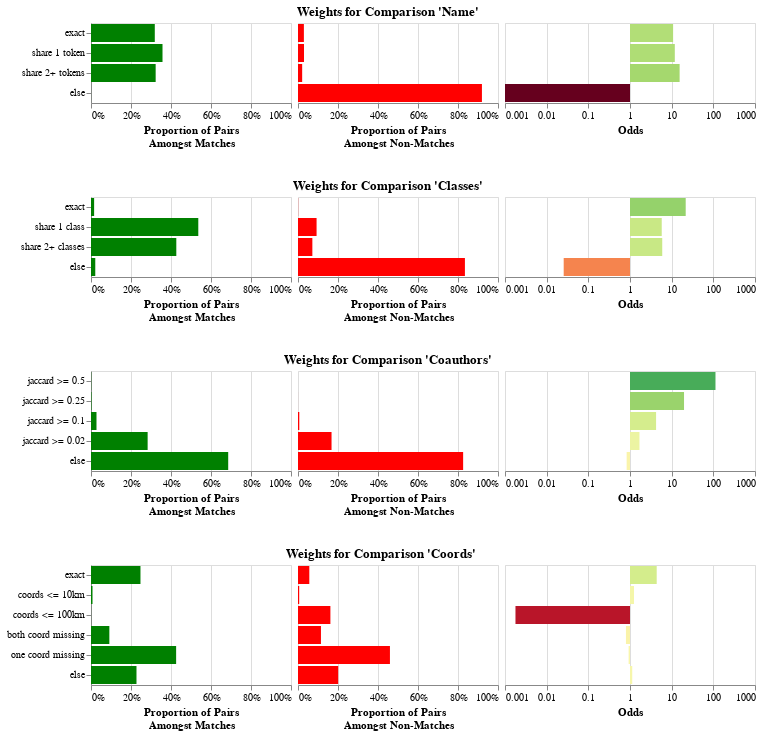

Notebook cell for this chart:
### Markdown cell above
The result above is the blocked table, with a column added for every `Comparison`.
The value of each column is the level that the record pair matched at.
For example, there is now a "Name" column,
filled with values like "exact", "share 1 token", etc.

Now that we have our features, we can use the Fellegi-Sunter model to train weights
for each of these features. This is a probabilistic model that is based on the concept
of odds. When you see an exact match on name, that increases the odds of a match
by some amount, maybe 10x. When you see a non-match on name, that decreases the odds
of a match by some amount, maybe 0.1x. We can either train this from labeled data,
or we can use unlabeled data using an algorithm called "Expectation Maximization".

### Code cell
weights = mismo.fs.train_using_em(
    comparisons, featured, featured, max_pairs=100_000, seed=42
)
# Can save and load weights
# weights.to_json("weights.json")
# weights = ComparisonWeights.from_json("weights.json")
weights.plot()

### Figure 1 — Vega-Lite specification as saved in the notebook (floating-point values rounded to 4 significant figures)
{"config": {"view": {"continuousWidth": 300, "continuousHeight": 300}}, "vconcat": [{"hconcat": [{"data": {"name": "data-d81ead773fd2395e32cdabfc44e55a9e"}, "mark": {"type": "bar"}, "encoding": {"color": {"value": "green"}, "tooltip": [{"field": "level", "title": "Level", "type": "nominal"}, {"field": "m", "format": "%", "title": "Proportion Amongst Matching Pairs", "type": "quantitative"}, {"field": "u", "format": "%", "title": "Proportion Amongst Non-Matching Pairs", "type": "quantitative"}, {"field": "odds", "format": "f", "title": "Odds", "type": "quantitative"}, {"field": "explanation", "title": "Explanation", "type": "nominal"}], "x": {"axis": {"format": "%"}, "field": "m", "scale": {"domain": [0, 1]}, "title": ["Proportion of Pairs", "Amongst Matches"], "type": "quantitative"}, "y": {"axis": {}, "field": "level", "sort": {"field": "level_order"}, "title": null, "type": "nominal"}}, "name": "view_2", "width": 200}, {"data": {"name": "data-d81ead773fd2395e32cdabfc44e55a9e"}, "mark": {"type": "bar"}, "encoding": {"color": {"value": "red"}, "tooltip": [{"field": "level", "title": "Level", "type": "nominal"}, {"field": "m", "format": "%", "title": "Proportion Amongst Matching Pairs", "type": "quantitative"}, {"field": "u", "format": "%", "title": "Proportion Amongst Non-Matching Pairs", "type": "quantitative"}, {"field": "odds", "format": "f", "title": "Odds", "type": "quantitative"}, {"field": "explanation", "title": "Explanation", "type": "nominal"}], "x": {"axis": {"format": "%"}, "field": "u", "scale": {"domain": [0, 1]}, "title": ["Proportion of Pairs", "Amongst Non-Matches"], "type": "quantitative"}, "y": {"axis": null, "field": "level", "sort": {"field": "level_order"}, "title": null, "type": "nominal"}}, "name": "view_3", "width": 200}, {"data": {"name": "data-d81ead773fd2395e32cdabfc44e55a9e"}, "mark": {"type": "bar"}, "encoding": {"color": {"field": "log_odds", "legend": null, "scale": {"domainMax": 3, "domainMid": 0, "domainMin": -3, "scheme": "redyellowgreen"}, "title": "Log Odds", "type": "quantitative"}, "tooltip": [{"field": "level", "title": "Level", "type": "nominal"}, {"field": "m", "format": "%", "title": "Proportion Amongst Matching Pairs", "type": "quantitative"}, {"field": "u", "format": "%", "title": "Proportion Amongst Non-Matching Pairs", "type": "quantitative"}, {"field": "odds", "format": "f", "title": "Odds", "type": "quantitative"}, {"field": "explanation", "title": "Explanation", "type": "nominal"}], "x": {"axis": {"labelExpr": "pow(10,datum.value)"}, "field": "log_odds", "scale": {"domain": [-3, 3]}, "title": "Odds", "type": "quantitative"}, "y": {"axis": null, "field": "level", "sort": {"field": "level_order"}, "title": null, "type": "nominal"}}, "name": "view_4", "width": 250}], "spacing": 5, "title": {"text": "Weights for Comparison 'Name'", "anchor": "middle"}}, {"hconcat": [{"data": {"name": "data-2c593483594fc889a487f80a036ef4c4"}, "mark": {"type": "bar"}, "encoding": {"color": {"value": "green"}, "tooltip": [{"field": "level", "title": "Level", "type": "nominal"}, {"field": "m", "format": "%", "title": "Proportion Amongst Matching Pairs", "type": "quantitative"}, {"field": "u", "format": "%", "title": "Proportion Amongst Non-Matching Pairs", "type": "quantitative"}, {"field": "odds", "format": "f", "title": "Odds", "type": "quantitative"}, {"field": "explanation", "title": "Explanation", "type": "nominal"}], "x": {"axis": {"format": "%"}, "field": "m", "scale": {"domain": [0, 1]}, "title": ["Proportion of Pairs", "Amongst Matches"], "type": "quantitative"}, "y": {"axis": {}, "field": "level", "sort": {"field": "level_order"}, "title": null, "type": "nominal"}}, "name": "view_5", "width": 200}, {"data": {"name": "data-2c593483594fc889a487f80a036ef4c4"}, "mark": {"type": "bar"}, "encoding": {"color": {"value": "red"}, "tooltip": [{"field": "level", "title": "Level", "type": "nominal"}, {"field": "m", "format": "%", "title": "Proportion Amongst Matching Pairs", "type": "quantitative"}, {"field": "u", "format": "%", "title": "Proportion Amongst Non-Matching Pairs", "type": "quantitative"}, {"field": "odds", "format": "f", "title": "Odds", "type": "quantitative"}, {"field": "explanation", "title": "Explanation", "type": "nominal"}], "x": {"axis": {"format": "%"}, "field": "u", "scale": {"domain": [0, 1]}, "title": ["Proportion of Pairs", "Amongst Non-Matches"], "type": "quantitative"}, "y": {"axis": null, "field": "level", "sort": {"field": "level_order"}, "title": null, "type": "nominal"}}, "name": "view_6", "width": 200}, {"data": {"name": "data-2c593483594fc889a487f80a036ef4c4"}, "mark": {"type": "bar"}, "encoding": {"color": {"field": "log_odds", "legend": null, "scale": {"domainMax": 3, "domainMid": 0, "domainMin": -3, "scheme": "redyellowgreen"}, "title": "Log Odds", "type": "quantitative"}, "tooltip": [{"field": "level", "title": "Level", "type": "nominal"}, {"field": "m", "format": "%", "title": "Proportion Amongst Matching Pairs", "type": "quantitative"}, {"field": "u", "format": "%", "title": "Proportion Amongst Non-Matching Pairs", "type": "quantitative"}, {"field": "odds", "format": "f", "title": "Odds", "type": "quantitative"}, {"field": "explanation", "title": "Explanation", "type": "nominal"}], "x": {"axis": {"labelExpr": "pow(10,datum.value)"}, "field": "log_odds", "scale": {"domain": [-3, 3]}, "title": "Odds", "type": "quantitative"}, "y": {"axis": null, "field": "level", "sort": {"field": "level_order"}, "title": null, "type": "nominal"}}, "name": "view_7", "width": 250}], "spacing": 5, "title": {"text": "Weights for Comparison 'Classes'", "anchor": "middle"}}, {"hconcat": [{"data": {"name": "data-5d95bd04d756d96252ffbc3f807eb55d"}, "mark": {"type": "bar"}, "encoding": {"color": {"value": "green"}, "tooltip": [{"field": "level", "title": "Level", "type": "nominal"}, {"field": "m", "format": "%", "title": "Proportion Amongst Matching Pairs", "type": "quantitative"}, {"field": "u", "format": "%", "title": "Proportion Amongst Non-Matching Pairs", "type": "quantitative"}, {"field": "odds", "format": "f", "title": "Odds", "type": "quantitative"}, {"field": "explanation", "title": "Explanation", "type": "nominal"}], "x": {"axis": {"format": "%"}, "field": "m", "scale": {"domain": [0, 1]}, "title": ["Proportion of Pairs", "Amongst Matches"], "type": "quantitative"}, "y": {"axis": {}, "field": "level", "sort": {"field": "level_order"}, "title": null, "type": "nominal"}}, "name": "view_8", "width": 200}, {"data": {"name": "data-5d95bd04d756d96252ffbc3f807eb55d"}, "mark": {"type": "bar"}, "encoding": {"color": {"value": "red"}, "tooltip": [{"field": "level", "title": "Level", "type": "nominal"}, {"field": "m", "format": "%", "title": "Proportion Amongst Matching Pairs", "type": "quantitative"}, {"field": "u", "format": "%", "title": "Proportion Amongst Non-Matching Pairs", "type": "quantitative"}, {"field": "odds", "format": "f", "title": "Odds", "type": "quantitative"}, {"field": "explanation", "title": "Explanation", "type": "nominal"}], "x": {"axis": {"format": "%"}, "field": "u", "scale": {"domain": [0, 1]}, "title": ["Proportion of Pairs", "Amongst Non-Matches"], "type": "quantitative"}, "y": {"axis": null, "field": "level", "sort": {"field": "level_order"}, "title": null, "type": "nominal"}}, "name": "view_9", "width": 200}, {"data": {"name": "data-5d95bd04d756d96252ffbc3f807eb55d"}, "mark": {"type": "bar"}, "encoding": {"color": {"field": "log_odds", "legend": null, "scale": {"domainMax": 3, "domainMid": 0, "domainMin": -3, "scheme": "redyellowgreen"}, "title": "Log Odds", "type": "quantitative"}, "tooltip": [{"field": "level", "title": "Level", "type": "nominal"}, {"field": "m", "format": "%", "title": "Proportion Amongst Matching Pairs", "type": "quantitative"}, {"field": "u", "format": "%", "title": "Proportion Amongst Non-Matching Pairs", "type": "quantitative"}, {"field": "odds", "format": "f", "title": "Odds", "type": "quantitative"}, {"field": "explanation", "title": "Explanation", "type": "nominal"}], "x": {"axis": {"labelExpr": "pow(10,datum.value)"}, "field": "log_odds", "scale": {"domain": [-3, 3]}, "title": "Odds", "type": "quantitative"}, "y": {"axis": null, "field": "level", "sort": {"field": "level_order"}, "title": null, "type": "nominal"}}, "name": "view_10", "width": 250}], "spacing": 5, "title": {"text": "Weights for Comparison 'Coauthors'", "anchor": "middle"}}, {"hconcat": [{"data": {"name": "data-c96bb5b164b11d514772d2901448a4bc"}, "mark": {"type": "bar"}, "encoding": {"color": {"value": "green"}, "tooltip": [{"field": "level", "title": "Level", "type": "nominal"}, {"field": "m", "format": "%", "title": "Proportion Amongst Matching Pairs", "type": "quantitative"}, {"field": "u", "format": "%", "title": "Proportion Amongst Non-Matching Pairs", "type": "quantitative"}, {"field": "odds", "format": "f", "title": "Odds", "type": "quantitative"}, {"field": "explanation", "title": "Explanation", "type": "nominal"}], "x": {"axis": {"format": "%"}, "field": "m", "scale": {"domain": [0, 1]}, "title": ["Proportion of Pairs", "Amongst Matches"], "type": "quantitative"}, "y": {"axis": {}, "field": "level", "sort": {"field": "level_order"}, "title": null, "type": "nominal"}}, "name": "view_11", "width": 200}, {"data": {"name": "data-c96bb5b164b11d514772d2901448a4bc"}, "mark": {"type": "bar"}, "encoding": {"color": {"value": "red"}, "tooltip": [{"field": "level", "title": "Level", "type": "nominal"}, {"field": "m", "format": "%", "title": "Proportion Amongst Matching Pairs", "type": "quantitative"}, {"field": "u", "format": "%", "title": "Proportion Amongst Non-Matching Pairs", "type": "quantitative"}, {"field": "odds", "format": "f", "title": "Odds", "type": "quantitative"}, {"field": "explanation", "title": "Explanation", "type": "nominal"}], "x": {"axis": {"format": "%"}, "field": "u", "scale": {"domain": [0, 1]}, "title": ["Proportion of Pairs", "Amongst Non-Matches"], "type": "quantitative"}, "y": {"axis": null, "field": "level", "sort": {"field": "level_order"}, "title": null, "type": "nominal"}}, "name": "view_12", "width": 200}, {"data": {"name": "data-c96bb5b164b11d514772d2901448a4bc"}, "mark": {"type": "bar"}, "encoding": {"color": {"field": "log_odds", "legend": null, "scale": {"domainMax": 3, "domainMid": 0, "domainMin": -3, "scheme": "redyellowgreen"}, "title": "Log Odds", "type": "quantitative"}, "tooltip": [{"field": "level", "title": "Level", "type": "nominal"}, {"field": "m", "format": "%", "title": "Proportion Amongst Matching Pairs", "type": "quantitative"}, {"field": "u", "format": "%", "title": "Proportion Amongst Non-Matching Pairs", "type": "quantitative"}, {"field": "odds", "format": "f", "title": "Odds", "type": "quantitative"}, {"field": "explanation", "title": "Explanation", "type": "nominal"}], "x": {"axis": {"labelExpr": "pow(10,datum.value)"}, "field": "log_odds", "scale": {"domain": [-3, 3]}, "title": "Odds", "type": "quantitative"}, "y": {"axis": null, "field": "level", "sort": {"field": "level_order"}, "title": null, "type": "nominal"}}, "name": "view_13", "width": 250}], "spacing": 5, "title": {"text": "Weights for Comparison 'Coords'", "anchor": "middle"}}], "params": [{"name": "param_2", "select": {"type": "interval", "encodings": ["x", "y"]}, "bind": "scales", "views": ["view_2", "view_3", "view_4", "view_5", "view_6", "view_7", "view_8", "view_9", "view_10", "view_11", "view_12", "view_13"]}], "spacing": 30, "$schema": "https://vega.github.io/schema/vega-lite/v5.16.3.json", "datasets": {"data-d81ead773fd2395e32cdabfc44e55a9e": [{"level": "exact", "m": 0.319, "u": 0.02945, "odds": 10.83, "log_odds": 1.035, "level_order": 0, "explanation": "Seeing this level makes the odds of a match 10.832 times more likely"}, {"level": "share 1 token", "m": 0.3576, "u": 0.03006, "odds": 11.9, "log_odds": 1.075, "level_order": 1, "explanation": "Seeing this level makes the odds of a match 11.895 times more likely"}, {"level": "share 2+ tokens", "m": 0.3233, "u": 0.02083, "odds": 15.52, "log_odds": 1.191, "level_order": 2, "explanation": "Seeing this level makes the odds of a match 15.524 times more likely"}, {"level": "else", "m": 0.0001445, "u": 0.9197, "odds": 0.0001571, "log_odds": -3.804, "level_order": 3, "explanation": "Seeing this level makes the odds of a match 6,365.935 times less likely"}], "data-2c593483594fc889a487f80a036ef4c4": [{"level": "exact", "m": 0.0156, "u": 0.0007185, "odds": 21.72, "log_odds": 1.337, "level_order": 0, "explanation": "Seeing this level makes the odds of a match 21.720 times more likely"}, {"level": "share 1 class", "m": 0.5365, "u": 0.09289, "odds": 5.776, "log_odds": 0.7616, "level_order": 1, "explanation": "Seeing this level makes the odds of a match 5.776 times more likely"}, {"level": "share 2+ classes", "m": 0.4265, "u": 0.0718, "odds": 5.94, "log_odds": 0.7738, "level_order": 2, "explanation": "Seeing this level makes the odds of a match 5.940 times more likely"}, {"level": "else", "m": 0.02138, "u": 0.8346, "odds": 0.02562, "log_odds": -1.591, "level_order": 3, "explanation": "Seeing this level makes the odds of a match 39.028 times less likely"}], "data-5d95bd04d756d96252ffbc3f807eb55d": [{"level": "jaccard >= 0.5", "m": 0.001011, "u": 8.981e-06, "odds": 112.6, "log_odds": 2.052, "level_order": 0, "explanation": "Seeing this level makes the odds of a match 112.621 times more likely"}, {"level": "jaccard >= 0.25", "m": 0.002312, "u": 0.0001167, "odds": 19.8, "log_odds": 1.297, "level_order": 1, "explanation": "Seeing this level makes the odds of a match 19.801 times more likely"}, {"level": "jaccard >= 0.1", "m": 0.02745, "u": 0.006493, "odds": 4.228, "log_odds": 0.6261, "level_order": 2, "explanation": "Seeing this level makes the odds of a match 4.228 times more likely"}, {"level": "jaccard >= 0.02", "m": 0.2832, "u": 0.1677, "odds": 1.689, "log_odds": 0.2275, "level_order": 3, "explanation": "Seeing this level makes the odds of a match 1.689 times more likely"}, {"level": "else", "m": 0.686, "u": 0.8257, "odds": 0.8309, "log_odds": -0.08047, "level_order": 4, "explanation": "Seeing this level makes the odds of a match 1.204 times less likely"}], "data-c96bb5b164b11d514772d2901448a4bc": [{"level": "exact", "m": 0.2474, "u": 0.05656, "odds": 4.373, "log_odds": 0.6408, "level_order": 0, "explanation": "Seeing this level makes the odds of a match 4.373 times more likely"}, {"level": "coords <= 10km", "m": 0.007513, "u": 0.006026, "odds": 1.247, "log_odds": 0.0958, "level_order": 1, "explanation": "Seeing this level makes the odds of a match 1.247 times more likely"}, {"level": "coords <= 100km", "m": 0.000289, "u": 0.162, "odds": 0.001784, "log_odds": -2.749, "level_order": 2, "explanation": "Seeing this level makes the odds of a match 560.553 times less likely"}, {"level": "both coord missing", "m": 0.09175, "u": 0.1148, "odds": 0.7992, "log_odds": -0.09734, "level_order": 3, "explanation": "Seeing this level makes the odds of a match 1.251 times less likely"}, {"level": "one coord missing", "m": 0.4257, "u": 0.4597, "odds": 0.926, "log_odds": -0.03341, "level_order": 4, "explanation": "Seeing this level makes the odds of a match 1.080 times less likely"}, {"level": "else", "m": 0.2274, "u": 0.2009, "odds": 1.132, "log_odds": 0.0538, "level_order": 5, "explanation": "Seeing this level makes the odds of a match 1.132 times more likely"}]}}
